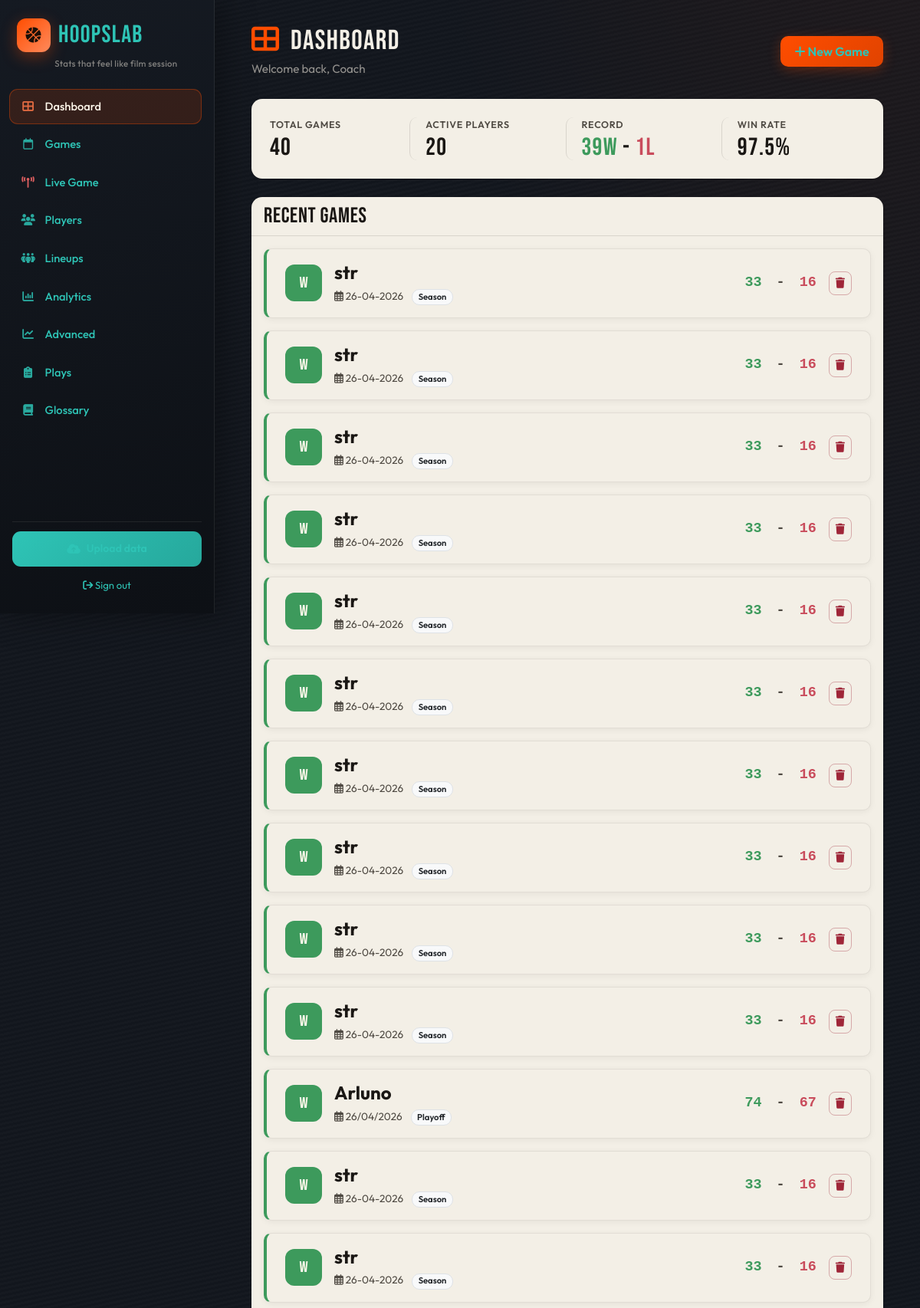
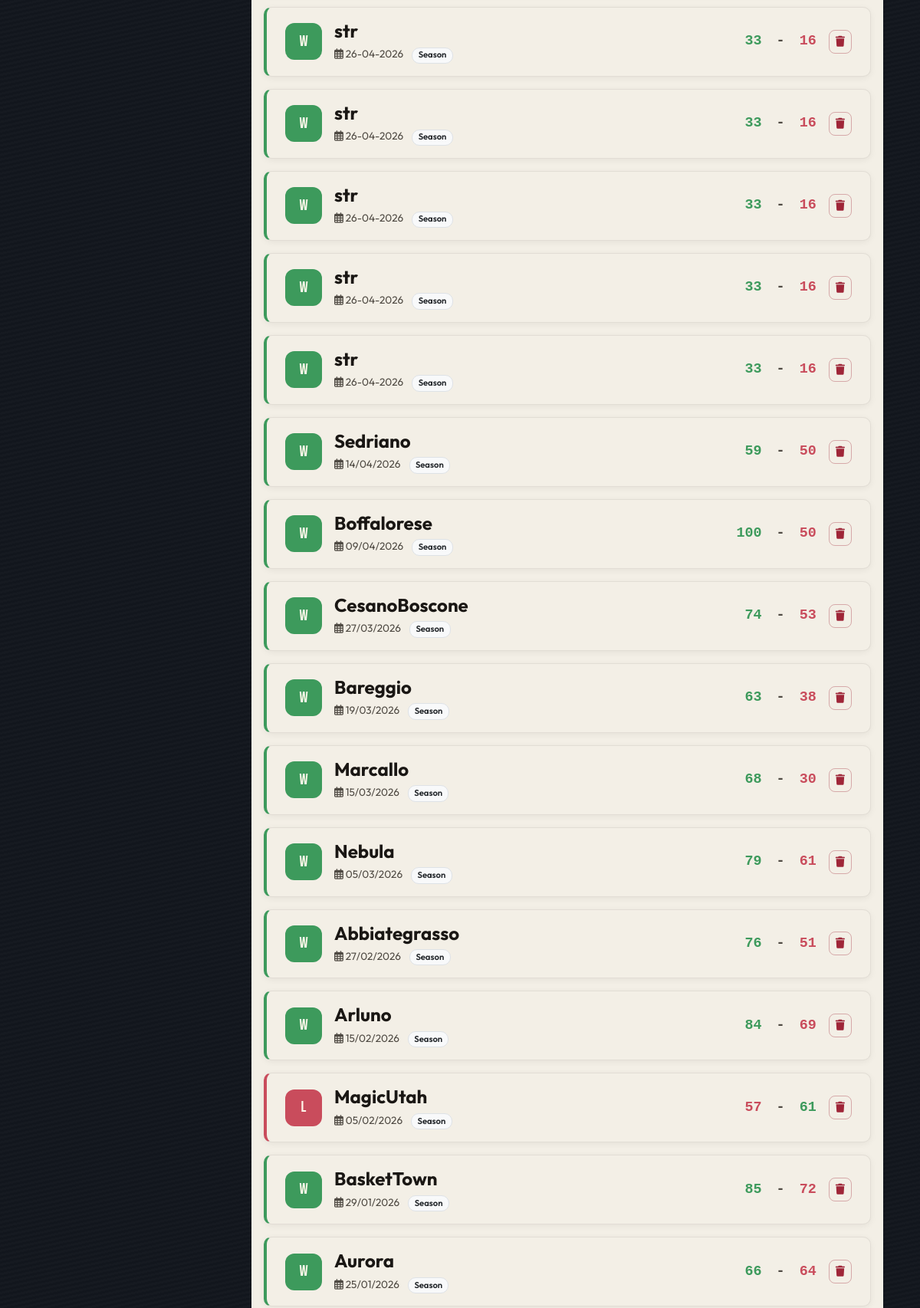
The page / (signed in, upper part) on the database its author committed (2 pictures, top to bottom).
### core/models.py (models this page shows, shortened)
class Game(db.Model):
    __tablename__ = "games"
    id = db.Column(db.Integer, primary_key=True)
    team_id = db.Column(db.Integer, db.ForeignKey("teams.id"), nullable=False)
    date = db.Column(db.String(10), nullable=False)
    opponent = db.Column(db.String(100), nullable=False)
    team_score = db.Column(db.Integer, nullable=False)
    opponent_score = db.Column(db.Integer, nullable=False)
    result = db.Column(db.String(1), nullable=False)
    game_type = db.Column(db.String(20), nullable=False)
    sort_date = db.Column(db.String(10), nullable=False)
    source = db.Column(db.String(20), default="IMPORT")
    schema_version = db.Column(db.Integer, default=1)
    team = db.relationship("Team", backref=db.backref("games", lazy=True))

### web/routes/main.py (the view)
@main_bp.route("/")
@team_access_required
def index():
    if not current_user.is_authenticated:
        return redirect(url_for("main.landing"))
    team_id = session.get("current_team_id")
    games = Game.query.filter_by(team_id=team_id).order_by(Game.sort_date.desc()).all()
    total_games = len(games)
    total_players = db.session.query(PlayerStat.player_name).distinct().count()
    wins = sum(1 for g in games if g.result == "W")
    losses = sum(1 for g in games if g.result == "L")
    return render_template(
        "index.html",
        games=games,
        stats={
            "games": total_games,
            "players": total_players,
            "wins": wins,
            "losses": losses,
        },
    )

### core/logger.py (called while the page is built)
def get_logger(name: str) -> logging.Logger:
    if name in _LOGGER_CACHE:
        return _LOGGER_CACHE[name]
    logger = logging.getLogger(name)
    logger.addFilter(RequestIdFilter())
    _LOGGER_CACHE[name] = logger
    return logger

    def filter(self, record: logging.LogRecord) -> bool:
        if has_request_context():
            record.request_id = getattr(g, "request_id", None)
        else:
            record.request_id = None
        return True

### core/models.py (called while the page is built)
    @property
    def is_gm(self):
        mem = OrganizationMembership.query.filter_by(
            user_id=self.id, organization_id=self.organization_id, is_gm=True
        ).first()
        return mem is not None

    @property
    def is_manager(self):
        return self.is_gm

    @property
    def assigned_teams(self):
        if self.is_gm:
            return Team.query.filter_by(organization_id=self.organization_id).all()
        return Team.query.join(TeamAssignment).filter(
            TeamAssignment.user_id == self.id
        ).all()

### web/templates/index.html (shortened to what this page needs)
{% extends "base.html" %}
{% block content %}
<div class="container-fluid">
    <div class="page-hero">
        <div>
            <h1 class="page-hero__title"><i class="fas fa-th-large" aria-hidden="true"></i> Dashboard</h1>
            <p class="page-hero__lead">Welcome back, Coach</p>
        </div>
        <div>
            <a href="{{ url_for('main.upload_game') }}" class="btn btn-primary">
                <i class="fas fa-plus" aria-hidden="true"></i> New Game
            </a>
        </div>
    </div>
    <div class="card mb-4 border-0 shadow-sm">
        <div class="card-body p-4">
            <div class="metrics-row" style="margin-bottom: 0;">
                <div class="metric-card" style="border: none; box-shadow: none; background: transparent; text-align: left; padding: 0;">
                    <div class="label">Total Games</div>
                    <div class="value">{{ stats.games }}</div>
                </div>
                <div class="metric-card" style="border: none; box-shadow: none; background: transparent; text-align: left; padding: 0; border-left: 1px solid var(--border-color); padding-left: 20px;">
                    <div class="label">Active Players</div>
                    <div class="value">{{ stats.players }}</div>
                </div>
                <div class="metric-card" style="border: none; box-shadow: none; background: transparent; text-align: left; padding: 0; border-left: 1px solid var(--border-color); padding-left: 20px;">
                    <div class="label">Record</div>
                    <div class="value">
                        <span class="text-success">{{ stats.wins }}W</span> -
                        <span class="text-danger">{{ stats.losses }}L</span>
                    </div>
                </div>
                <div class="metric-card" style="border: none; box-shadow: none; background: transparent; text-align: left; padding: 0; border-left: 1px solid var(--border-color); padding-left: 20px;">
                    <div class="label">Win Rate</div>
                    <div class="value">
                        {% if stats.games > 0 %}
                            {{ ((stats.wins / stats.games) * 100)|round(1) }}%
                        {% else %}
                            0%
                        {% endif %}
                    </div>
                </div>
            </div>
        </div>
    </div>
    <div class="card border-0 shadow-sm">
        <div class="card-header bg-transparent">
            <h3 class="mb-0">Recent Games</h3>
        </div>
        <div class="card-body">
            <div class="game-card-list">
                {% for game in games %}
                <div onclick="window.location.href='{{ url_for('main.game_detail', game_id=game.id) }}'"
                     class="game-card {% if game.result == 'W' %}win{% else %}loss{% endif %}">
                    <div class="d-flex align-items-center">
                        <div class="game-result-badge {% if game.result == 'W' %}win{% else %}loss{% endif %}">
                            {{ game.result }}
                        </div>
                        <div class="game-info ms-3">
                            <h4 class="mb-1">{{ game.opponent }}</h4>
                            <span class="game-date"><i class="far fa-calendar-alt" aria-hidden="true"></i> {{ game.date }}</span>
                            {% if game.game_type %}
                            <span class="badge bg-light text-dark border ms-2">{{ game.game_type }}</span>
                            {% endif %}
                        </div>
                    </div>
                    <div class="d-flex align-items-center gap-3">
                        <div class="game-score">
                            <span class="{% if game.team_score > game.opponent_score %}text-success{% else %}text-danger{% endif %}">{{ game.team_score }}</span>
                            <span class="text-muted mx-2">-</span>
                            <span class="{% if game.opponent_score > game.team_score %}text-success{% else %}text-danger{% endif %}">{{ game.opponent_score }}</span>
                        </div>
                        <form method="POST" action="{{ url_for('main.delete_game', game_id=game.id) }}"
                              onsubmit="event.stopPropagation(); return confirm('Are you sure you want to delete this game? This action cannot be undone.');"
                              onclick="event.stopPropagation();"
                              class="d-inline">
                            <button type="submit" class="btn btn-outline-danger btn-sm rounded-3" title="Delete Game" aria-label="Delete game">
                                <i class="fas fa-trash" aria-hidden="true"></i>
                            </button>
                        </form>
                    </div>
                </div>
                {% endfor %}
            </div>
        </div>
    </div>
</div>
{% endblock %}

### rows shown on the page
Game: result "W", opponent "str", date "26-04-2026", game_type "Season", team_score "33", opponent_score "16"
Game: result "W", opponent "str", date "26-04-2026", game_type "Season", team_score "33", opponent_score "16"
Game: result "W", opponent "str", date "26-04-2026", game_type "Season", team_score "33", opponent_score "16"
Game: result "W", opponent "str", date "26-04-2026", game_type "Season", team_score "33", opponent_score "16"
Game: result "W", opponent "str", date "26-04-2026", game_type "Season", team_score "33", opponent_score "16"
Game: result "W", opponent "str", date "26-04-2026", game_type "Season", team_score "33", opponent_score "16"
Game: result "W", opponent "str", date "26-04-2026", game_type "Season", team_score "33", opponent_score "16"
Game: result "W", opponent "str", date "26-04-2026", game_type "Season", team_score "33", opponent_score "16"
Game: result "W", opponent "str", date "26-04-2026", game_type "Season", team_score "33", opponent_score "16"
Game: result "W", opponent "str", date "26-04-2026", game_type "Season", team_score "33", opponent_score "16"
Game: result "W", opponent "Arluno", date "26/04/2026", game_type "Playoff", team_score "74", opponent_score "67"
Game: result "W", opponent "str", date "26-04-2026", game_type "Season", team_score "33", opponent_score "16"
Game: result "W", opponent "str", date "26-04-2026", game_type "Season", team_score "33", opponent_score "16"
Game: result "W", opponent "str", date "26-04-2026", game_type "Season", team_score "33", opponent_score "16"
Game: result "W", opponent "str", date "26-04-2026", game_type "Season", team_score "33", opponent_score "16"
Game: result "W", opponent "str", date "26-04-2026", game_type "Season", team_score "33", opponent_score "16"
Game: result "W", opponent "str", date "26-04-2026", game_type "Season", team_score "33", opponent_score "16"
Game: result "W", opponent "str", date "26-04-2026", game_type "Season", team_score "33", opponent_score "16"
Game: result "W", opponent "Sedriano", date "14/04/2026", game_type "Season", team_score "59", opponent_score "50"
Game: result "W", opponent "Boffalorese", date "09/04/2026", game_type "Season", team_score "100", opponent_score "50"
Game: result "W", opponent "CesanoBoscone", date "27/03/2026", game_type "Season", team_score "74", opponent_score "53"
Game: result "W", opponent "Bareggio", date "19/03/2026", game_type "Season", team_score "63", opponent_score "38"
Game: result "W", opponent "Marcallo", date "15/03/2026", game_type "Season", team_score "68", opponent_score "30"
Game: result "W", opponent "Nebula", date "05/03/2026", game_type "Season", team_score "79", opponent_score "61"
Game: result "W", opponent "Abbiategrasso", date "27/02/2026", game_type "Season", team_score "76", opponent_score "51"
Game: result "W", opponent "Arluno", date "15/02/2026", game_type "Season", team_score "84", opponent_score "69"
Game: result "L", opponent "MagicUtah", date "05/02/2026", game_type "Season", team_score "57", opponent_score "61"
Game: result "W", opponent "BasketTown", date "29/01/2026", game_type "Season", team_score "85", opponent_score "72"
Game: result "W", opponent "Aurora", date "25/01/2026", game_type "Season", team_score "66", opponent_score "64"

### other values the page prints
{{ stats.games }} "40"
{{ stats.players }} "20"
{{ stats.wins }} "39"
{{ stats.losses }} "1"
{{ ((stats.wins / stats.games) * 100)|round(1) }} "97.5"
